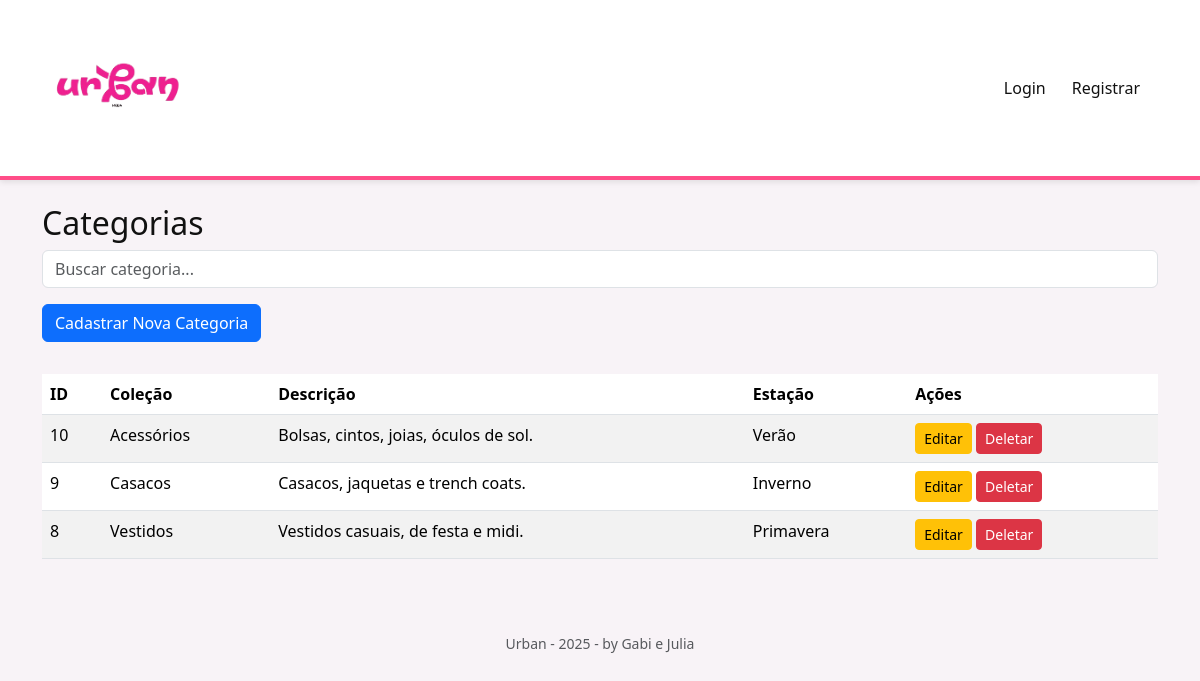
The page /admin/categoria/CategoriaList.php on the database its author committed.
### tables this page shows
CREATE TABLE IF NOT EXISTS `categoria` (
  `id` int NOT NULL AUTO_INCREMENT,
  `nome` varchar(100) NOT NULL,
  `descricao` varchar(255) NOT NULL,
  `estacao` varchar(20) NOT NULL,
  PRIMARY KEY (`id`)
);

### admin/db.class.php (called while the page is built, shortened)
<?php
class DB
{
    private $host = 'localhost';
    private $user = 'root';
    private $password = '';
    private $dbname = 'moda';
    private $port = '3306';
    public function connect()
    {
        try {
            $pdo = new PDO(
                "mysql:host={$this->host};dbname={$this->dbname};port={$this->port};charset=utf8",
                $this->user,
                $this->password
            );
            $pdo->setAttribute(PDO::ATTR_ERRMODE, PDO::ERRMODE_EXCEPTION);
            $pdo->setAttribute(PDO::ATTR_DEFAULT_FETCH_MODE, PDO::FETCH_OBJ);
            return $pdo;
        } catch (PDOException $e) {
            die("Erro de conexão com o banco: " . $e->getMessage());
        }
    }
}

### admin/categoria/CategoriaList.php (the view, shortened to what this page needs)
<?php
require_once __DIR__ . '/../db.class.php';
$db = new DB('categoria');
$termo = $_GET['busca'] ?? '';
$sql = "SELECT * FROM categoria
        WHERE nome LIKE :busca
        ORDER BY id DESC";
$stmt = $db->connect()->prepare($sql);
$stmt->bindValue(':busca', "%$termo%");
$stmt->execute();
$categorias = $stmt->fetchAll(PDO::FETCH_OBJ);
include __DIR__ . '/../header.php';
?>
<h2>Categorias</h2>
<form method="GET" class="mb-3">
    <input type="text" name="busca" placeholder="Buscar categoria..."
           class="form-control" value="<?= $termo ?>">
</form>
<a href="CategoriaForm.php" class="btn btn-primary mb-3">Cadastrar Nova Categoria</a>
<table class="table table-striped mt-3">
    <thead>
        <tr>
            <th>ID</th>
            <th>Coleção</th>
            <th>Descrição</th>
            <th>Estação</th>
            <th>Ações</th>
        </tr>
    </thead>
    <tbody>
        <?php foreach ($categorias as $c): ?>
            <tr>
                <td><?= $c->id ?></td>
                <td><?= $c->nome ?></td>
                <td><?= $c->descricao ?></td>
                <td><?= $c->estacao ?></td>
                <td>
                    <a href="CategoriaForm.php?id=<?= $c->id ?>"
                       class="btn btn-warning btn-sm">Editar</a>
                    <a href="CategoriaList.php?delete=<?= $c->id ?>"
                       class="btn btn-danger btn-sm"
                       onclick="return confirm('Deseja realmente deletar?');">
                       Deletar
                    </a>
                </td>
            </tr>
        <?php endforeach; ?>
    </tbody>
</table>
<?php include __DIR__ . '/../footer.php'; ?>

### admin/header.php (style rules this page uses)
:root { --rosa: #ff4d88; --preto: #111; --cinza-claro: #f8f3f7; }
body { background: var(--cinza-claro); color: var(--preto); font-family: 'Segoe UI', Tahoma, Geneva, Verdana, sans-serif; }

### rows shown on the page
categoria: id "10", nome "Acessórios", descricao "Bolsas, cintos, joias, óculos de sol.", estacao "Verão"
categoria: id "9", nome "Casacos", descricao "Casacos, jaquetas e trench coats.", estacao "Inverno"
categoria: id "8", nome "Vestidos", descricao "Vestidos casuais, de festa e midi.", estacao "Primavera"
